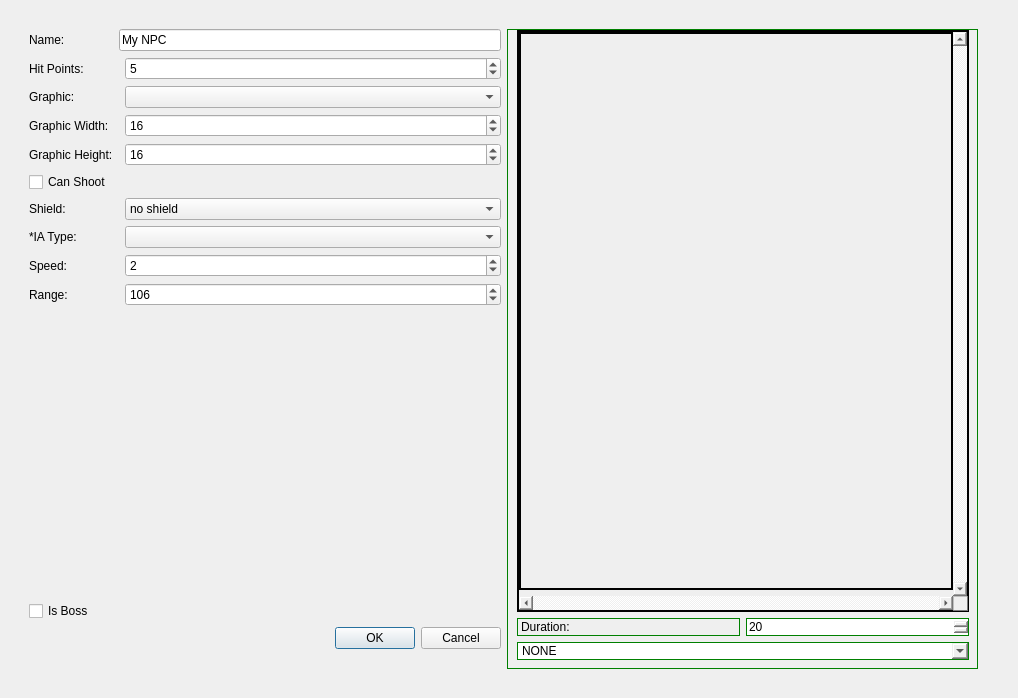
<?xml version="1.0" encoding="UTF-8"?>
<ui version="4.0">
 <class>DialogNPCEdit</class>
 <widget class="QDialog" name="DialogNPCEdit">
  <property name="geometry">
   <rect>
    <x>0</x>
    <y>0</y>
    <width>1018</width>
    <height>698</height>
   </rect>
  </property>
  <property name="sizePolicy">
   <sizepolicy hsizetype="Ignored" vsizetype="Ignored">
    <horstretch>0</horstretch>
    <verstretch>0</verstretch>
   </sizepolicy>
  </property>
  <property name="windowTitle">
   <string>Dialog</string>
  </property>
  <property name="styleSheet">
   <string notr="true"/>
  </property>
  <layout class="QGridLayout" name="gridLayout_3">
   <item row="0" column="0">
    <widget class="QWidget" name="gridWidget" native="true">
     <property name="sizePolicy">
      <sizepolicy hsizetype="Expanding" vsizetype="Expanding">
       <horstretch>0</horstretch>
       <verstretch>0</verstretch>
      </sizepolicy>
     </property>
     <layout class="QGridLayout" name="gridLayout_2">
      <item row="0" column="0">
       <widget class="QWidget" name="horizontalWidget" native="true">
        <property name="sizePolicy">
         <sizepolicy hsizetype="Expanding" vsizetype="Expanding">
          <horstretch>0</horstretch>
          <verstretch>0</verstretch>
         </sizepolicy>
        </property>
        <property name="styleSheet">
         <string notr="true"/>
        </property>
        <layout class="QHBoxLayout" name="horizontalLayout_2">
         <property name="sizeConstraint">
          <enum>QLayout::SetNoConstraint</enum>
         </property>
         <property name="rightMargin">
          <number>20</number>
         </property>
         <item>
          <layout class="QGridLayout" name="gridLayout">
           <property name="bottomMargin">
            <number>20</number>
           </property>
           <item row="0" column="1" colspan="2">
            <widget class="QLineEdit" name="NpcName">
             <property name="text">
              <string>My NPC</string>
             </property>
            </widget>
           </item>
           <item row="3" column="0" colspan="2">
            <widget class="QLabel" name="label_10">
             <property name="text">
              <string>Graphic Width: </string>
             </property>
            </widget>
           </item>
           <item row="4" column="2">
            <widget class="QSpinBox" name="npcGraphicSizeSpin_h">
             <property name="minimum">
              <number>8</number>
             </property>
             <property name="maximum">
              <number>128</number>
             </property>
             <property name="value">
              <number>16</number>
             </property>
            </widget>
           </item>
           <item row="1" column="2">
            <widget class="QSpinBox" name="NpcHP">
             <property name="value">
              <number>5</number>
             </property>
            </widget>
           </item>
           <item row="4" column="0">
            <widget class="QLabel" name="label">
             <property name="text">
              <string>Graphic Height:</string>
             </property>
            </widget>
           </item>
           <item row="2" column="2">
            <widget class="QComboBox" name="npcListCombobox"/>
           </item>
           <item row="3" column="2">
            <widget class="QSpinBox" name="npcGraphicSizeSpin_w">
             <property name="minimum">
              <number>8</number>
             </property>
             <property name="maximum">
              <number>128</number>
             </property>
             <property name="value">
              <number>16</number>
             </property>
            </widget>
           </item>
           <item row="0" column="0">
            <widget class="QLabel" name="label_2">
             <property name="text">
              <string>Name:</string>
             </property>
            </widget>
           </item>
           <item row="2" column="0">
            <widget class="QLabel" name="label_8">
             <property name="text">
              <string>Graphic:</string>
             </property>
            </widget>
           </item>
           <item row="1" column="0">
            <widget class="QLabel" name="label_3">
             <property name="text">
              <string>Hit Points:</string>
             </property>
            </widget>
           </item>
           <item row="5" column="0">
            <widget class="QCheckBox" name="checkBoxCanShoot">
             <property name="text">
              <string>Can Shoot</string>
             </property>
            </widget>
           </item>
           <item row="7" column="0">
            <widget class="QLabel" name="label_5">
             <property name="text">
              <string>*IA Type:</string>
             </property>
            </widget>
           </item>
           <item row="7" column="2">
            <widget class="QComboBox" name="comboBoxIA"/>
           </item>
           <item row="12" column="2">
            <widget class="QDialogButtonBox" name="buttonBox">
             <property name="orientation">
              <enum>Qt::Horizontal</enum>
             </property>
             <property name="standardButtons">
              <set>QDialogButtonBox::Cancel|QDialogButtonBox::Ok</set>
             </property>
            </widget>
           </item>
           <item row="6" column="2">
            <widget class="QComboBox" name="comboBoxShieldType">
             <item>
              <property name="text">
               <string>no shield</string>
              </property>
             </item>
             <item>
              <property name="text">
               <string>full shield</string>
              </property>
             </item>
             <item>
              <property name="text">
               <string>front shield</string>
              </property>
             </item>
             <item>
              <property name="text">
               <string/>
              </property>
             </item>
            </widget>
           </item>
           <item row="6" column="0">
            <widget class="QLabel" name="label_6">
             <property name="text">
              <string>Shield:</string>
             </property>
            </widget>
           </item>
           <item row="11" column="0">
            <widget class="QCheckBox" name="isBossCheckbox">
             <property name="text">
              <string>Is Boss</string>
             </property>
            </widget>
           </item>
           <item row="8" column="0">
            <widget class="QLabel" name="label_7">
             <property name="text">
              <string>Speed:</string>
             </property>
            </widget>
           </item>
           <item row="10" column="0">
            <spacer name="verticalSpacer">
             <property name="orientation">
              <enum>Qt::Vertical</enum>
             </property>
             <property name="sizeHint" stdset="0">
              <size>
               <width>20</width>
               <height>40</height>
              </size>
             </property>
            </spacer>
           </item>
           <item row="9" column="0">
            <widget class="QLabel" name="label_9">
             <property name="text">
              <string>Range:</string>
             </property>
            </widget>
           </item>
           <item row="8" column="2">
            <widget class="QSpinBox" name="speed_spin">
             <property name="minimum">
              <number>1</number>
             </property>
             <property name="maximum">
              <number>8</number>
             </property>
             <property name="value">
              <number>2</number>
             </property>
            </widget>
           </item>
           <item row="9" column="2">
            <widget class="QSpinBox" name="range_spin">
             <property name="minimum">
              <number>48</number>
             </property>
             <property name="maximum">
              <number>320</number>
             </property>
             <property name="value">
              <number>106</number>
             </property>
            </widget>
           </item>
          </layout>
         </item>
         <item>
          <widget class="QWidget" name="verticalWidget" native="true">
           <property name="sizePolicy">
            <sizepolicy hsizetype="Ignored" vsizetype="Ignored">
             <horstretch>0</horstretch>
             <verstretch>0</verstretch>
            </sizepolicy>
           </property>
           <property name="styleSheet">
            <string notr="true">border: 1px solid green;</string>
           </property>
           <layout class="QVBoxLayout" name="verticalLayout">
            <property name="leftMargin">
             <number>10</number>
            </property>
            <property name="topMargin">
             <number>1</number>
            </property>
            <item>
             <widget class="QWidget" name="verticalWidget_2" native="true">
              <property name="sizePolicy">
               <sizepolicy hsizetype="Ignored" vsizetype="Ignored">
                <horstretch>0</horstretch>
                <verstretch>0</verstretch>
               </sizepolicy>
              </property>
              <property name="styleSheet">
               <string notr="true">border: 2px solid black;</string>
              </property>
              <layout class="QVBoxLayout" name="verticalLayout_2">
               <property name="margin">
                <number>0</number>
               </property>
               <item>
                <widget class="QScrollArea" name="scrollArea">
                 <property name="sizePolicy">
                  <sizepolicy hsizetype="Expanding" vsizetype="Expanding">
                   <horstretch>0</horstretch>
                   <verstretch>0</verstretch>
                  </sizepolicy>
                 </property>
                 <property name="verticalScrollBarPolicy">
                  <enum>Qt::ScrollBarAlwaysOn</enum>
                 </property>
                 <property name="horizontalScrollBarPolicy">
                  <enum>Qt::ScrollBarAlwaysOn</enum>
                 </property>
                 <property name="widgetResizable">
                  <bool>false</bool>
                 </property>
                 <widget class="QWidget" name="scrollAreaWidgetContents">
                  <property name="geometry">
                   <rect>
                    <x>0</x>
                    <y>0</y>
                    <width>434</width>
                    <height>558</height>
                   </rect>
                  </property>
                  <property name="sizePolicy">
                   <sizepolicy hsizetype="Expanding" vsizetype="Expanding">
                    <horstretch>100</horstretch>
                    <verstretch>100</verstretch>
                   </sizepolicy>
                  </property>
                  <property name="autoFillBackground">
                   <bool>false</bool>
                  </property>
                  <widget class="npcPreviewArea" name="npcPreviewAreaWidget" native="true">
                   <property name="geometry">
                    <rect>
                     <x>0</x>
                     <y>0</y>
                     <width>651</width>
                     <height>581</height>
                    </rect>
                   </property>
                   <property name="styleSheet">
                    <string notr="true">border: 2px solid black;</string>
                   </property>
                  </widget>
                 </widget>
                </widget>
               </item>
              </layout>
             </widget>
            </item>
            <item>
             <layout class="QHBoxLayout" name="horizontalLayout">
              <item>
               <widget class="QLabel" name="label_4">
                <property name="sizePolicy">
                 <sizepolicy hsizetype="Minimum" vsizetype="Minimum">
                  <horstretch>0</horstretch>
                  <verstretch>0</verstretch>
                 </sizepolicy>
                </property>
                <property name="text">
                 <string>Duration:</string>
                </property>
               </widget>
              </item>
              <item>
               <widget class="QSpinBox" name="spinBox">
                <property name="minimum">
                 <number>5</number>
                </property>
                <property name="maximum">
                 <number>9999</number>
                </property>
                <property name="value">
                 <number>20</number>
                </property>
               </widget>
              </item>
             </layout>
            </item>
            <item>
             <widget class="QComboBox" name="frameTypeCombo">
              <item>
               <property name="text">
                <string>NONE</string>
               </property>
              </item>
              <item>
               <property name="text">
                <string>ANIM_STAND</string>
               </property>
              </item>
              <item>
               <property name="text">
                <string>ANIM_WALK</string>
               </property>
              </item>
              <item>
               <property name="text">
                <string>ANIM_JUMP</string>
               </property>
              </item>
              <item>
               <property name="text">
                <string>ANIM_ATTACK</string>
               </property>
              </item>
              <item>
               <property name="text">
                <string>ANIM_TELEPORT</string>
               </property>
              </item>
              <item>
               <property name="text">
                <string>ANIM_JUMP_ATTACK</string>
               </property>
              </item>
              <item>
               <property name="text">
                <string>ANIM_WALK_ATTACK</string>
               </property>
              </item>
              <item>
               <property name="text">
                <string>ANIM_HIT</string>
               </property>
              </item>
              <item>
               <property name="text">
                <string>ANIM_STAIRS</string>
               </property>
              </item>
              <item>
               <property name="text">
                <string>ANIM_STAIRS_SEMI</string>
               </property>
              </item>
              <item>
               <property name="text">
                <string>ANIM_STAIRS_ATTACK</string>
               </property>
              </item>
              <item>
               <property name="text">
                <string>ANIM_STAIRS_MOVE</string>
               </property>
              </item>
              <item>
               <property name="text">
                <string>ANIM_TROW</string>
               </property>
              </item>
              <item>
               <property name="text">
                <string>ANIM_TURN</string>
               </property>
              </item>
              <item>
               <property name="text">
                <string>ANIM_MOVE_SEMI</string>
               </property>
              </item>
              <item>
               <property name="text">
                <string>ANIM_WALK_AIR</string>
               </property>
              </item>
              <item>
               <property name="text">
                <string>ANIM_INTRO</string>
               </property>
              </item>
              <item>
               <property name="text">
                <string>ANIM_SPECIAL_ATTACK</string>
               </property>
              </item>
             </widget>
            </item>
           </layout>
          </widget>
         </item>
        </layout>
       </widget>
      </item>
     </layout>
    </widget>
   </item>
  </layout>
 </widget>
 <customwidgets>
  <customwidget>
   <class>npcPreviewArea</class>
   <extends>QWidget</extends>
   <header>npcpreviewarea.h</header>
   <container>1</container>
  </customwidget>
 </customwidgets>
 <resources/>
 <connections>
  <connection>
   <sender>buttonBox</sender>
   <signal>accepted()</signal>
   <receiver>DialogNPCEdit</receiver>
   <slot>accept()</slot>
   <hints>
    <hint type="sourcelabel">
     <x>248</x>
     <y>254</y>
    </hint>
    <hint type="destinationlabel">
     <x>157</x>
     <y>274</y>
    </hint>
   </hints>
  </connection>
  <connection>
   <sender>buttonBox</sender>
   <signal>rejected()</signal>
   <receiver>DialogNPCEdit</receiver>
   <slot>reject()</slot>
   <hints>
    <hint type="sourcelabel">
     <x>316</x>
     <y>260</y>
    </hint>
    <hint type="destinationlabel">
     <x>286</x>
     <y>274</y>
    </hint>
   </hints>
  </connection>
 </connections>
 <slots>
  <signal>finishedNPCEditor()</signal>
 </slots>
</ui>
